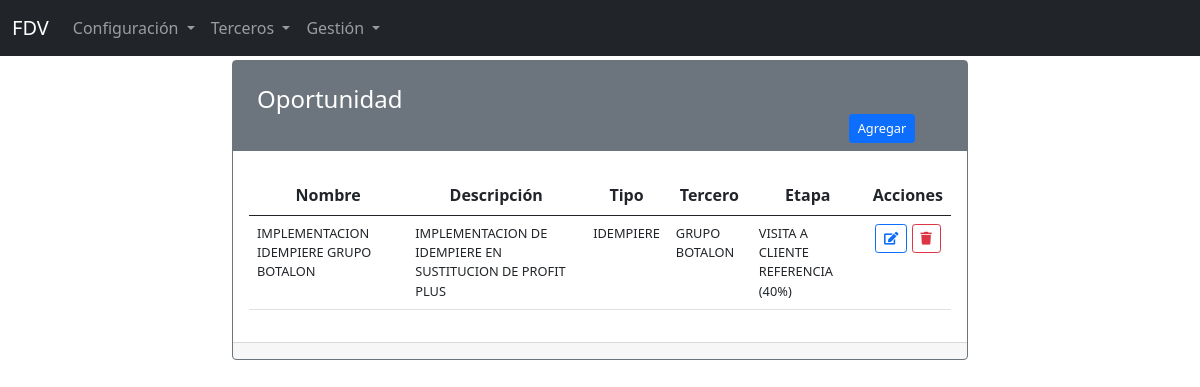
Page /fdv/oportunidad on the committed database.
### apps/fdv/models.py (models this page shows, shortened)
class Oportunidad(models.Model):
    id = models.BigAutoField(primary_key=True)
    nombre = models.CharField(verbose_name="Nombre",
                              max_length=50, null=False, blank=False)
    descripcion = models.TextField(
        verbose_name="Descripción", null=False, blank=False)
    fecha_inicio = models.DateField(
        verbose_name="Fecha de inicio", auto_now=True, auto_now_add=False)
    notas = models.TextField(verbose_name="Notas", null=False, blank=True)
    cerrada = models.BooleanField(
        verbose_name="Cerrada", null=False, blank=False, default=False)
    status = models.CharField(verbose_name="Status",
                              max_length=10, null=False, blank=False)
    tipooportunidades = models.ForeignKey(
        TipoOportunidad, on_delete=models.PROTECT, verbose_name="Tipo de oportunidad")
    terceros = models.ForeignKey(
        Tercero, on_delete=models.PROTECT, verbose_name="Tercero")
    etapas = models.ForeignKey(
        Etapa, on_delete=models.PROTECT, verbose_name="Etapa")
    created_at = models.DateTimeField(auto_now=True)
    updated_at = models.DateTimeField(auto_now_add=True)
    class Meta:
        db_table = "oportunidades"
        verbose_name = "Oportunidad"
        verbose_name_plural = "Oportunidades"
        ordering = ["terceros", "nombre"]

class TipoOportunidad(models.Model):
    id = models.BigAutoField(primary_key=True)
    nombre = models.CharField(verbose_name="Nombre",
                              max_length=50, null=False, blank=False)
    descripcion = models.TextField(
        verbose_name="Descripción", null=False, blank=True)
    created_at = models.DateTimeField(auto_now=True)
    updated_at = models.DateTimeField(auto_now_add=True)
    class Meta:
        db_table = "tipooportunidades"
        verbose_name = "Tipo de oportunidad"
        verbose_name_plural = "Tipos de oportunidad"
        ordering = ["nombre"]

class Etapa(models.Model):
    id = models.BigAutoField(primary_key=True)
    nombre = models.CharField(verbose_name="Nombre",
                              max_length=50, null=False, blank=False)
    descripcion = models.CharField(
        verbose_name="Descripción", max_length=100, null=False, blank=False)
    porcentaje = models.IntegerField(
        verbose_name="Porcentaje", null=False, blank=False, unique=True)
    created_at = models.DateTimeField(auto_now=True)
    updated_at = models.DateTimeField(auto_now_add=True)
    class Meta:
        db_table = "etapas"
        verbose_name = "Etapa"
        verbose_name_plural = "Etapas"
        ordering = ["porcentaje", "nombre"]

### apps/terceros/models.py (models this page shows, shortened)
class Tercero(models.Model):
    id = models.BigAutoField(primary_key=True)
    nombre = models.CharField(verbose_name="Nombre",
                              max_length=70, null=False, blank=True, unique=True)
    nombre_juridico = models.CharField(
        verbose_name="Nombre jurídico", max_length=100, null=False, blank=True, unique=True)
    direccion = models.CharField(
        verbose_name="Dirección", max_length=200, null=False, blank=True)
    rif = models.CharField(
        verbose_name="RIF", max_length=10, null=False, blank=True, unique=True)
    nit = models.CharField(verbose_name="NIT", max_length=10,
                           null=True, blank=True)
    telefono = models.CharField(
        verbose_name="Teléfono(s)", max_length=80, null=False, blank=True)
    email = models.EmailField(verbose_name="E-mail", max_length=250, null=True, blank=True)
    web = models.URLField(verbose_name="Sitio web", max_length=250, null=True, blank=True)
    tipocapital = models.ForeignKey(
        TipoCapital, on_delete=models.PROTECT, verbose_name="Tipo de capital")
    ciudad = models.ForeignKey(
        Ciudad, on_delete=models.PROTECT, verbose_name="Ciudad")
    zona = models.ForeignKey(
        Zona, on_delete=models.PROTECT, verbose_name="Zona")
    """ ramo = models.ForeignKey(Ramo, on_delete=models.PROTECT, default=0, verbose_name="Ramo") """
    descripcion_actividad = models.TextField(
        verbose_name="Descripción de la actividad", blank=True, null=True)
    tamano_empresa = models.ForeignKey(
        TamanoEmpresa, on_delete=models.PROTECT, default=0, verbose_name="Tamaño de empresa")
    tipo_empresa = models.ForeignKey(
        TipoEmpresa, on_delete=models.PROTECT, default=0, verbose_name="Tipo de empresa")
    tipo_tercero = models.ForeignKey(
        TipoTercero, on_delete=models.PROTECT, default=1, verbose_name="Tipo de tercero")
    vendedor = models.ForeignKey(
        Vendedor, on_delete=models.PROTECT, verbose_name="Vendedor")
    created_at = models.DateTimeField(auto_now=True)
    updated_at = models.DateTimeField(auto_now_add=True)
    class Meta:
        db_table = "terceros"
        verbose_name = "Tercero"
        verbose_name_plural = "Terceros"
        ordering = ["nombre"]

### apps/fdv/views.py (the view)
# urls.py: path('oportunidad', OportunidadIndex.as_view(),
class OportunidadIndex(ListView):
    template_name = 'fdv/oportunidad/oportunidad_index.html'
    model = Oportunidad
    paginate_by = 7
    context_object_name = 'oportunidades'

### templates/fdv/oportunidad/oportunidad_index.html (shortened to what this page needs)
{% extends 'layouts/layout.html' %}
{% load static %}
{% block content %}
<div class="container">
    <div class="row">
        <div class="col-12 col-sm-12 col-md-8 offset-md-2">
          <div class="card border-secondary">
            <div class="card-title text-white bg-secondary">
              <h4 class="text-left m-4 mb-0">Oportunidad</h4>
              <div class="container">
              <div class="row">
                <div class="col-2 offset-10 mb-2">
                  <a class="btn btn-primary btn-sm fs-7" href="{% url 'fdv:oportunidad-create' %}">Agregar</a>
                </div>
              </div>
              </div>
          </div>
            <div class="card-body">
              <table class="table">
                  <thead>
                      <tr>
                          <th scope="col" class="text-center">Nombre</th>
                          <th scope="col" class="text-center">Descripción</th>
                          <th scope="col" class="text-center">Tipo</th>
                          <th scope="col" class="text-center">Tercero</th>
                          <th scope="col" class="text-center">Etapa</th>
                          <th scope="col" class="text-center">Acciones</th>
                      </tr>
                  </thead>
                  <tbody>
                      {% if oportunidades %}
                          {% for oportunidad in oportunidades %}
                          <tr>
                              <td class="fs-7">
                                  {{ oportunidad.nombre }}
                              </td>
                              <td class="fs-7">
                                  {{ oportunidad.descripcion }}
                              </td>
                              <td class="fs-7">
                                  {{ oportunidad.tipooportunidades.nombre }}
                              </td>
                              <td class="fs-7">
                                  {{ oportunidad.terceros.nombre_juridico }}
                              </td>
                              <td class="fs-7">
                                  {{ oportunidad.etapas.nombre }} ({{ oportunidad.etapas.porcentaje }}%)
                              </td>
                              <td class="text-center">
                                  <a class="btn btn-outline-primary btn-sm fs-7" href="{% url 'fdv:oportunidad-edit' oportunidad.id %}"><i class="fas fa-edit"></i></a>
                                  <a class="btn btn-outline-danger btn-sm confirmation fs-7"  onclick="" href="{% url 'fdv:oportunidad-delete' oportunidad.id %}"><i class="fas fa-trash"></i></a>
                              </td>
                          </tr>
                          {% endfor %}
                      {% endif %}
                  </tbody>
              </table>
            </div>
          <div class="card-footer">
          </div>
        </div>
</div>
{% endblock content %}

### static/css/fa-all.css (style rules this page uses)
.fa, .fas, .far, .fal, .fad, .fab { -moz-osx-font-smoothing: grayscale; -webkit-font-smoothing: antialiased; display: inline-block; font-style: normal; font-variant: normal; text-rendering: auto; line-height: 1; }
.fa-edit:before { content: "\f044"; }
.fa-trash:before { content: "\f1f8"; }

### static/css/app.css (style rules this page uses)
body { padding-top: 60px !important; }
.fs-7 { font-size: 0.8rem; }

### rows in the picture
Oportunidad: nombre "IMPLEMENTACION IDEMPIERE GRUPO BOTALON", descripcion "IMPLEMENTACION DE IDEMPIERE EN SUSTITUCION DE PROFIT PLUS", tipooportunidades.nombre "IDEMPIERE", terceros.nombre_juridico "GRUPO BOTALON", etapas.nombre "VISITA A CLIENTE REFERENCIA", etapas.porcentaje "40"
